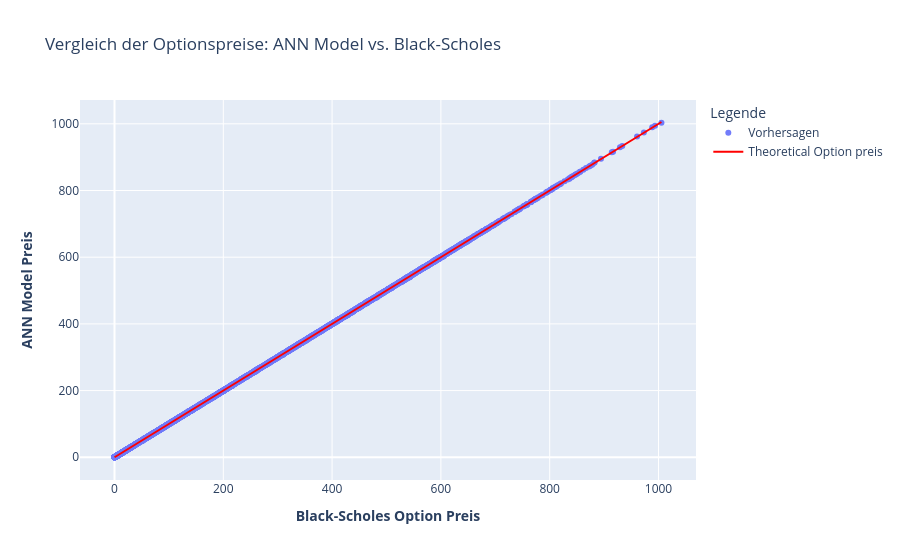

Notebook code cell kept with this figure:
### Code cell
import plotly.graph_objects as go
import plotly.express as px

# Plot 1: ANN vs. Black-Scholes
fig1 = go.Figure()

fig1.add_trace(go.Scatter(
    x=y_test, y=y_predKeras,
    mode='markers',
    name='Vorhersagen',
    opacity=0.9 ))

fig1.add_trace(go.Scatter(
    x=[min(y_test), max(y_test)],
    y=[min(y_test), max(y_test)],
    mode='lines',
    name='Theoretical Option preis',
    line=dict(color='red') ))

fig1.update_layout(
    title='Vergleich der Optionspreise: ANN Model vs. Black-Scholes',
    xaxis_title='<b>Black-Scholes Option Preis</b>',
    yaxis_title='<b>ANN Model Preis</b>',
    legend_title='Legende' )

### Figure 1 — Plotly figure (JSON) as saved in the notebook; plotly's stock layout.template omitted (floating-point values rounded to 4 significant figures; data arrays with more than 128 entries replaced by an {"elided": "..."} marker saying what was removed)
{"data": [{"mode": "markers", "name": "Vorhersagen", "opacity": 0.9, "type": "scatter", "x": {"elided": "5230 float values"}, "y": {"elided": "5230 float values"}}, {"line": {"color": "red"}, "mode": "lines", "name": "Theoretical Option preis", "type": "scatter", "x": [0.1, 1005.0], "y": [0.1, 1005.0]}], "layout": {"legend": {"title": {"text": "Legende"}}, "title": {"text": "Vergleich der Optionspreise: ANN Model vs. Black-Scholes"}, "xaxis": {"title": {"text": "<b>Black-Scholes Option Preis</b>"}}, "yaxis": {"title": {"text": "<b>ANN Model Preis</b>"}}}}
